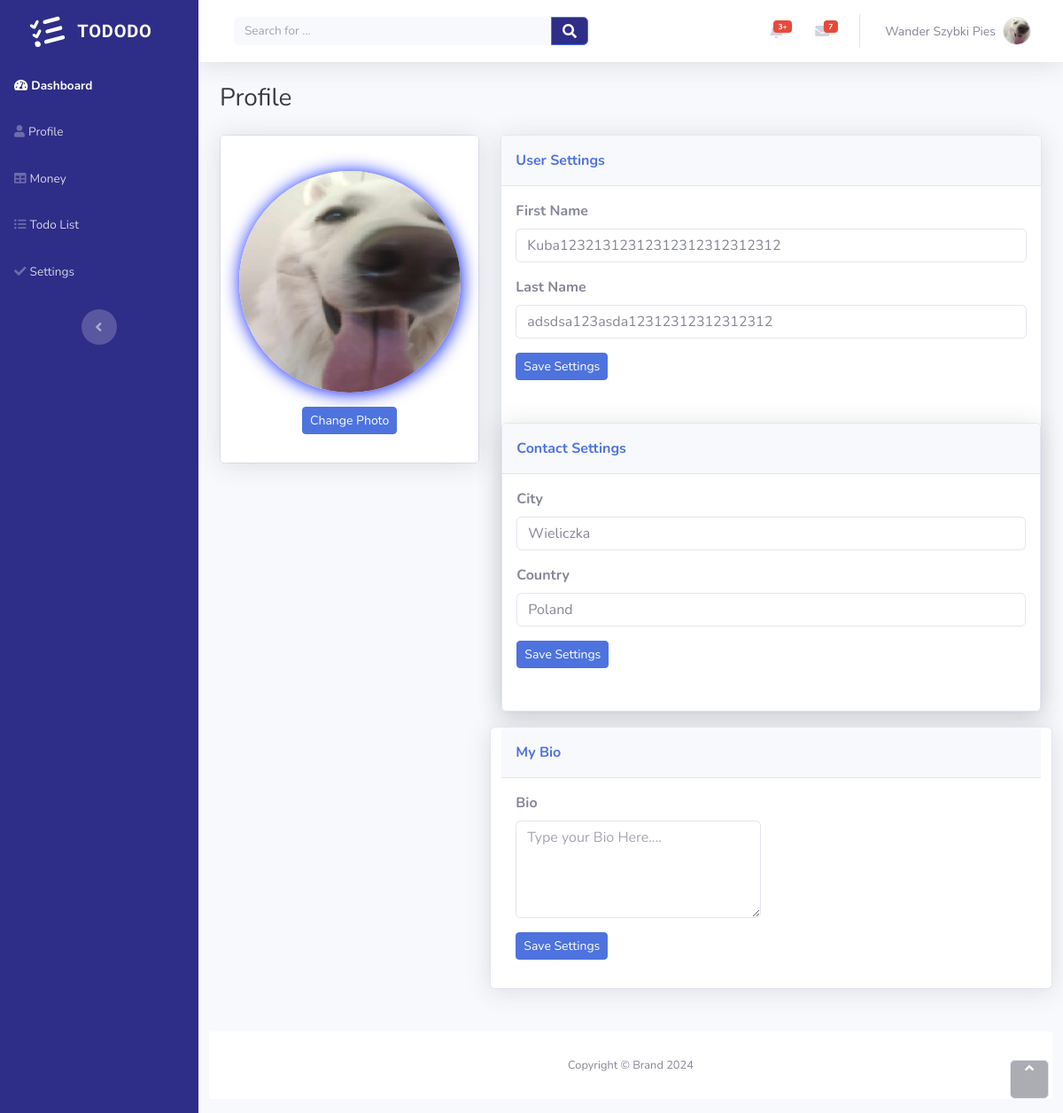
Page /profile_settings/1/ (signed in) on the committed database.
### todolist/models.py (models this page shows, shortened)
class User(AbstractUser):
    country = models.ForeignKey(Country, on_delete=models.CASCADE, default=1)
    city = models.CharField(max_length=30, default='Unknown')
    name = models.CharField(max_length=30, default='Unknown')
    last_name = models.CharField(max_length=30, default='Unknown')
    email = models.EmailField(unique=True)
    is_user_password_set = models.BooleanField(default=False)
    is_active = models.BooleanField(default=False)
    activation_token = models.CharField(max_length=36, unique=True, blank=True)
    bio = models.TextField(null=True, blank=True)
    avatar = models.ImageField(null=True, default="Avatarwander.png")
    born = models.DateTimeField(null=True)

class Country(models.Model):
    country = models.CharField(max_length=30)
    def __str__(self) ->str:
        return self.country

### todolist/decorators.py (the view)
    def _wrapped_view(request, *args, **kwargs):
        if not request.user.is_authenticated:
            return redirect('todolist:login')  # if user is not authenticated redirect him to login view
        if not request.user.is_active:
            return redirect('todolist:required_active_user')
        return view_func(request, *args, **kwargs)

### todolist/forms.py
class ProfileSettings(forms.ModelForm):
    class Meta:
        model= User
        fields= [
            'name', 'last_name',
        ]

class ProfileSettingsAdress(forms.ModelForm):
    class Meta:
        model= User
        fields= [
             'city', 'country',
        ]

### tododo/context_processors.py (called while the page is built)
def user_id(request):
    if request.user.is_authenticated:
        return {'user_id' : request.user.id}
    return {'user_id' : None}

### todolist/views.py (called while the page is built, shortened)
@required_active
def profile_settings(request, user_id):
    user = get_object_or_404(User, id=user_id)
    user_form = ProfileSettings(instance=user)
    user_form_avatar = ProfileSettingsAvatar(instance=user)
    user_form_adress = ProfileSettingsAdress(instance=user)
    context = {
        'user': user,
        'user_form': user_form,
        'user_form_adress' : user_form_adress,
        'user_form_avatar' : user_form_avatar
    }
    return render(request, 'profile_settings.html', context)

### templates/profile_settings.html (shortened to what this page needs)
{% extends "main.html" %}
{% load widget_tweaks %}
{% block content %}
                <div class="container-fluid">
                    <h3 class="text-dark mb-4">Profile</h3>
                    <div class="row mb-3">
                        <div class="col-lg-4">
                            <div class="card mb-3">
                                <div class="card-body text-center shadow">
                                    <img class="rounded-circle mb-3 mt-4 img-fluid" src="{{ user.avatar.url }}" alt="User Avatar" style="box-shadow: 1px 1px 20px rgb(0,25,255); max-width: 250px; width: 250px; height: 250px; object-fit: cover;">
                                    <div class="mb-3">
                                        <button class="btn btn-primary btn-sm" data-bs-toggle="modal" data-bs-target="#changePhotoModal">Change Photo</button>
                                    </div>
                                </div>
                            </div>
                        </div>
                        <div class="col-lg-8">
                            <div class="row">
                                <div class="col">
                                    <div class="card shadow mb-3">
                                        <div class="card-header py-3">
                                            <p class="text-primary m-0 fw-bold">User Settings</p>
                                        </div>
                                        <div class="card-body">
                                            <form method='POST' action=''>
                                                <div class="row">
                                                    <div class="col">
                                                        <div class="mb-3"><label class="form-label" for="first_name"><strong>First Name</strong></label>{% render_field user_form.name class+="form-control" %}
                                                    </div>
                                                    <div class="col">
                                                        <div class="mb-3"><label class="form-label" for="last_name"><strong>Last Name</strong></label>{% render_field user_form.last_name class+="form-control" %}</div>
                                                    </div>
                                                </div>
                                                <div class="mb-3"><button class="btn btn-primary btn-sm" type="submit">Save Settings</button></div>
                                            </form>
                                        </div>
                                    </div>
                                    <div class="card shadow">
                                        <div class="card-header py-3">
                                            <p class="text-primary m-0 fw-bold">Contact Settings</p>
                                        </div>
                                        <div class="card-body">
                                            <form method='POST' action=''>
                                                <div class="row">
                                                    <div class="col">
                                                        <div class="mb-3"><label class="form-label"><strong>City</strong></label>{% render_field user_form_adress.city class+="form-control" %}
                                                    </div>
                                                    <div class="col">
                                                        <div class="mb-3"><label class="form-label"><strong>Country</strong></label>{% render_field user_form_adress.country class+="form-control" %}
                                                    </div>
                                                </div>
                                                <div class="mb-3"><button class="btn btn-primary btn-sm" type="submit">Save Settings</button></div>
                                            </form>
                                        </div>
                                    </div>
                                </div>
                            </div>
                        </div>
                    </div>
                    <div class="card shadow mb-5">
                        <div class="card-header py-3">
                            <p class="text-primary m-0 fw-bold">My Bio</p>
                        </div>
                        <div class="card-body">
                            <div class="row">
                                <div class="col-md-6">
                                    <form>
                                        <div class="mb-3"><label class="form-label" for="signature"><strong>Bio</strong></label><textarea class="form-control" id="signature" rows="4" name="signature" placeholder="Type your Bio Here...."></textarea></div>
                                        <div class="mb-3"><button class="btn btn-primary btn-sm" type="submit">Save Settings</button></div>
                                    </form>
                                </div>
                            </div>
                        </div>
                    </div>
                </div>
            </div>
            <footer class="bg-white sticky-footer">
                <div class="container my-auto">
                    <div class="text-center my-auto copyright"><span>Copyright © Brand 2024</span></div>
                </div>
            </footer>
        </div><a class="border rounded d-inline scroll-to-top" href="#page-top"><i class="fas fa-angle-up"></i></a>
    </div>
</body>
{% endblock content %}

### rows in the picture
User: avatar (picture), name "Kuba12321312312312312312312312", last_name "adsdsa123asda12312312312312312", city "Wieliczka"
Country: country "Poland"
